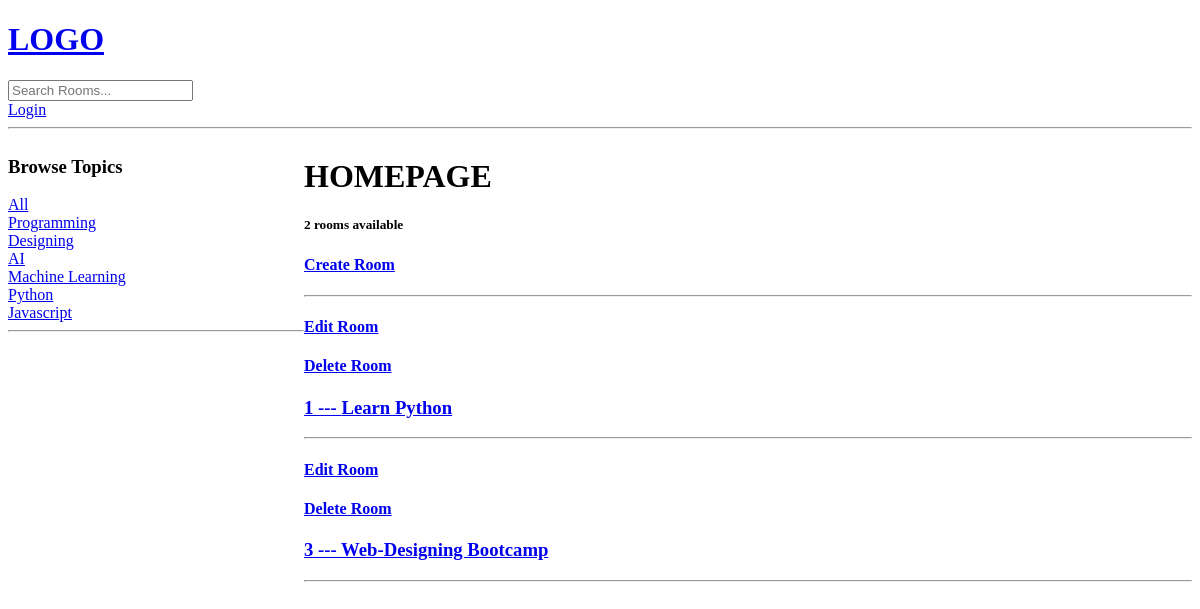
Before: / with the older database file.
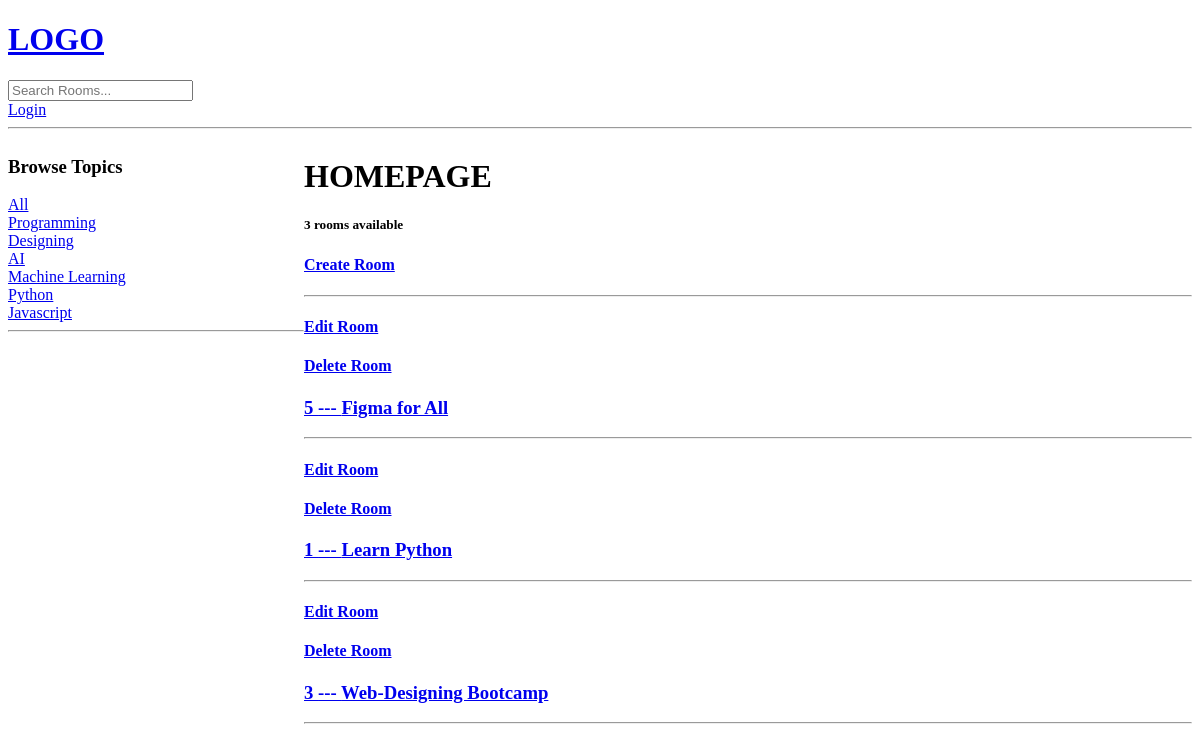
After: the same page with the newer database file.
### main/models.py (models this page shows, shortened)
class Topic(models.Model):
    name = models.CharField(max_length=200)

class Room(models.Model):
    host = models.ForeignKey(User, on_delete=models.SET_NULL, null=True)
    topic = models.ForeignKey(Topic, on_delete=models.SET_NULL, null=True)
    name = models.CharField(max_length=200)
    description = models.TextField(null=True, blank=True)
    updated = models.DateTimeField(auto_now=True)
    created = models.DateTimeField(auto_now_add=True)
    class Meta:
        ordering = ['-updated','-created']  # last updated Room is listed first

### main/views.py (the view)
# urls.py: 2. Add a URL to urlpatterns:  path('', views.home, name='home')
def home(request):
    q = request.GET.get('q') if request.GET.get('q') != None else '' # 'q' only if it contains something else empty
    rooms = Room.objects.filter(
        Q(topic__name__icontains=q) |
        Q(name__icontains=q) |
        Q(description__icontains=q)) # icontains is case insensitive
    topics = Topic.objects.all()
    room_count = rooms.count()
    context = {'rooms':rooms,'topics':topics,'room_count':room_count}
    return render(request,'main/home.html',context)

### templates/main/home.html (shortened to what this page needs)
{% extends "base.html" %}
    {% block content %}
    <div class="home-container">
        <div>
            <h3>Browse Topics</h3>
            <div>
                <a href="{% url "home" %}">All<a/>
            </div>
            {% for topic in topics %}
            <a href="{% url "home" %}?q={{topic.name}}">{{topic.name}}</a>
            <br>
            {% endfor %}
            <hr>
        </div>
        <div>
            <h1>HOMEPAGE</h1>
            <h5>{{room_count}} rooms available</h5>
            <a href="{% url "create_room" %}"><h4>Create Room</h4></a>
            <hr>
            {% for room in rooms %}
            <div>
                <a href="{% url "update_room" room.id %}"><h4>Edit Room</h4></a>
                <a href="{% url "delete_room" room.id %}"><h4>Delete Room</h4></a>
                <a href="{% url 'room' room.id %}"><h3>{{room.id}} --- {{room.name}}</h3></a>
                <hr>
            </div>
            {% endfor %}
        </div>
    </div>
    {% endblock content %}

### templates/base.html (shortened to what this page needs)
<!DOCTYPE html>
<html lang="en">
<head>
    <link rel="stylesheet" href="">
</head>
<body>
    {% include 'navbar.html' %}
    {% block content %}
    {% endblock %}
</body>
</html>

### templates/navbar.html
<a href="/">
    <h1>LOGO</h1>
</a>
<form method="GET" action="{% url "home" %}">
    <input type="text" name="q" placeholder="Search Rooms..."/>
</form>
<a href="{% url "login" %}">Login</a>
<hr>

### templates/main/home.html (style rules this page uses)
.home-container { display:grid; grid-template-columns:1fr 3fr; }

Changed rows visible on the page:
added Room: id "5", name "Figma for All"
Other visible differences:
{{ room_count }}: "2" → "3"
